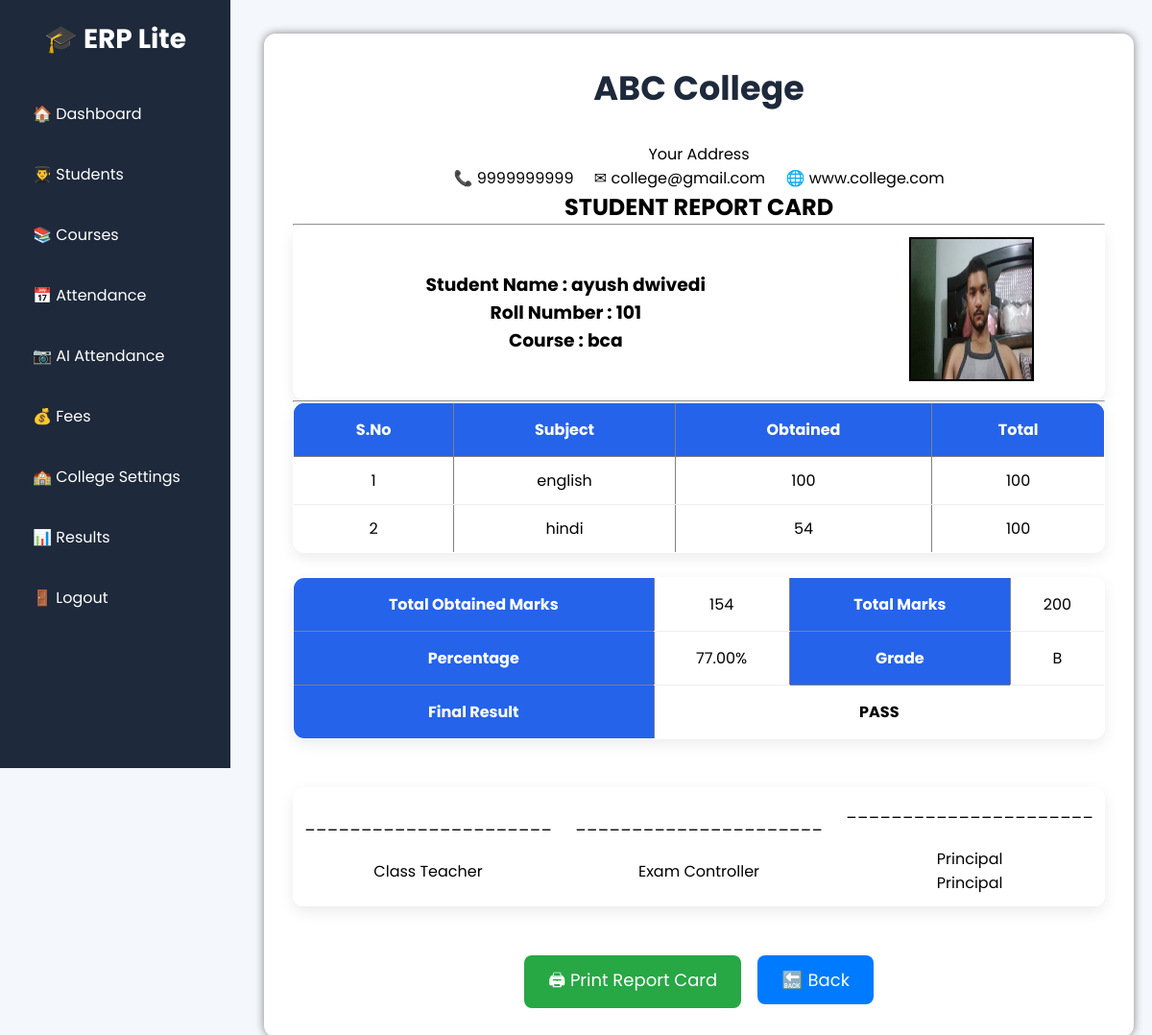
The page /view-result/1 (signed in) on the database its author committed.
### tables this page shows
CREATE TABLE college_settings(

    id INTEGER PRIMARY KEY,

    college_name TEXT,

    address TEXT,

    phone TEXT,

    email TEXT,

    website TEXT,

    principal_name TEXT,

    logo TEXT

);

CREATE TABLE results(
    id INTEGER PRIMARY KEY AUTOINCREMENT,
    student_name TEXT,
    roll TEXT,
    course TEXT,
    obtained_marks INTEGER,
    total_marks INTEGER,
    percentage REAL,
    grade TEXT,
    result TEXT
);

CREATE TABLE students(
    id INTEGER PRIMARY KEY AUTOINCREMENT,
    name TEXT,
    roll TEXT UNIQUE,
    course TEXT,
    mobile TEXT,
    email TEXT,
    photo TEXT,
    face_encoding BLOB
);

CREATE TABLE result_subjects(
    id INTEGER PRIMARY KEY AUTOINCREMENT,
    result_id INTEGER,
    subject_name TEXT,
    marks INTEGER,
    max_marks INTEGER,
    FOREIGN KEY(result_id) REFERENCES results(id)
);

### app.py (the view, shortened to what this page needs)
@app.route("/view-result/<int:id>")
def view_result(id):
    if "user" not in session:
        return redirect(url_for("home"))
    connection = sqlite3.connect("college.db")
    cursor = connection.cursor()
    cursor.execute(
        "SELECT * FROM results WHERE id=?",
        (id,)
    )
    result = cursor.fetchone()
    cursor.execute(
        """
        SELECT subject_name, marks, max_marks
        FROM result_subjects
        WHERE result_id=?
        """,
        (id,)
    )
    subjects = cursor.fetchall()
    cursor.execute(
        """
        SELECT *
        FROM students
        WHERE roll=?
        """,
        (result[2],)
    )
    student = cursor.fetchone()
    cursor.execute(
        """
        SELECT *
        FROM college_settings
        WHERE id=1
        """
    )
    college = cursor.fetchone()
    connection.close()
    return render_template(
        "view_result.html",
        result=result,
        subjects=subjects,
        student=student,
        college=college
    )

### templates/view_result.html (shortened to what this page needs)
<!DOCTYPE html>
<html lang="en">
<head>
    <link rel="stylesheet" href="{{ url_for('static', filename='style.css') }}">
</head>
<body>
    <div class="container">
        <div class="sidebar">
            <h2>🎓 ERP Lite</h2>
            <a href="/dashboard">🏠 Dashboard</a>
            <a href="/students">👨‍🎓 Students</a>
            <a href="/courses">📚 Courses</a>
            <a href="/attendance">📅 Attendance</a>
            <a href="/camera">📷 AI Attendance</a>
            <a href="/fees">💰 Fees</a>
            <a href="/college-settings">🏫 College Settings</a>
            <a href="/results">📊 Results</a>
            <a href="/logout">🚪 Logout</a>
        </div>
        <div class="content">
            <div style="background:white;
            padding:30px;
            border-radius:12px;
            box-shadow:0px 0px 10px gray;">
                <center>
                    <h1>{{ college[1] }}</h1>
                    <p>
                        {{ college[2] }}
                    </p>
                    <p>
                        📞 {{ college[3] }}
                        &nbsp;&nbsp;&nbsp;
                        ✉ {{ college[4] }}
                        &nbsp;&nbsp;&nbsp;
                        🌐 {{ college[5] }}
                    </p>
                    <h2>STUDENT REPORT CARD</h2>
                </center>
                <hr>
                <table width="100%">
                    <tr>
                        <td>
                            <h3>
                                Student Name :
                                {{ result[1] }}
                            </h3>
                            <h3>
                                Roll Number :
                                {{ result[2] }}
                            </h3>
                            <h3>
                                Course :
                                {{ result[3] }}
                            </h3>
                        </td>
                        <td align="right">
                            {% if student and student[6] %}
                            <img src="{{ url_for('static', filename='uploads/' + student[6]) }}" width="130"
                                height="150" style="border:2px solid black;">
                            {% endif %}
                        </td>
                    </tr>
                </table>
                <hr>
                <table border="1" width="100%" cellpadding="12" style="border-collapse:collapse;
                text-align:center;">
                    <tr style="background:#0d6efd;
                    color:white;">
                        <th>S.No</th>
                        <th>Subject</th>
                        <th>Obtained</th>
                        <th>Total</th>
                    </tr>
                    {% for s in subjects %}
                    <tr>
                        <td>{{ loop.index }}</td>
                        <td>{{ s[0] }}</td>
                        <td>{{ s[1] }}</td>
                        <td>{{ s[2] }}</td>
                    </tr>
                    {% endfor %}
                                    </table>
                                    <br>
                                    <table border="1" width="100%" cellpadding="10" style="border-collapse:collapse;">
                                        <tr>
                                            <th>Total Obtained Marks</th>
                                            <td>{{ result[4] }}</td>
                                            <th>Total Marks</th>
                                            <td>{{ result[5] }}</td>
                                        </tr>
                                        <tr>
                                            <th>Percentage</th>
                                            <td>{{ "%.2f"|format(result[6]) }}%</td>
                                            <th>Grade</th>
                                            <td>{{ result[7] }}</td>
                                        </tr>
                                        <tr>
                                            <th>Final Result</th>
                                            <td colspan="3">
                                                <b>{{ result[8] }}</b>
                                            </td>
                                        </tr>
                                    </table>
                                    <br><br>
                                    <table width="100%">
                                        <tr>
                                            <td align="left">
                                                ______________________
                                                <br><br>
                                                Class Teacher
                                            </td>
                                            <td align="center">
                                                ______________________
                                                <br><br>
                                                Exam Controller
                                            </td>
                                            <td align="right">
                                                ______________________
                                                <br><br>
                                                {{ college[6] }}
                                                <br>
                                                Principal
                                            </td>
                                        </tr>
                                    </table>
                                    <br><br>
                                    <center>
                                        <button onclick="window.print()" style="padding:12px 25px;
                                                            font-size:18px;
                                                            background:#28a745;
                                                            color:white;
                                                            border:none;
                                                            border-radius:8px;
                                                            cursor:pointer;">
                                            🖨 Print Report Card
                                        </button>
                                        <button onclick="window.location.href='/results'" style="padding:12px 25px;
                                                            font-size:18px;
                                                            background:#007bff;
                                                            color:white;
                                                            border:none;
                                                            border-radius:8px;
                                                            cursor:pointer;">
                                            🔙 Back
                                        </button>
                                    </center>
                                    </div>
                                    </div>
                                    </div>
                                    </body>
                                    </html>

### static/style.css (style rules this page uses)
* { margin: 0; padding: 0; box-sizing: border-box; font-family: 'Poppins', sans-serif; }
body { background: #f4f7fc; }
.container { display: flex; }
.sidebar { width: 240px; height: 100vh; background: #1e293b; position: fixed; left: 0; top: 0; overflow: auto; padding: 20px; }
.sidebar h2 { color: white; text-align: center; margin-bottom: 30px; font-size: 28px; }
.sidebar a { display: block; color: white; text-decoration: none; padding: 14px; margin-bottom: 10px; border-radius: 10px; transition: .3s; font-size: 16px; }
.content { margin-left: 240px; width: 100%; padding: 35px; }
.content h1 { color: #1e293b; margin-bottom: 30px; font-size: 35px; }
table { width: 100%; background: white; border-radius: 12px; overflow: hidden; border-collapse: collapse; box-shadow: 0 5px 15px rgba(0, 0, 0, .08); }
table th { background: #2563eb; color: white; padding: 15px; }
table td { padding: 12px; border-bottom: 1px solid #eee; text-align: center; }
button { background: #2563eb; color: white; border: none; padding: 12px 25px; border-radius: 8px; cursor: pointer; transition: .3s; }

### rows shown on the page
college_settings: college_name "ABC College", address "Your Address", phone "9999999999", email "college@gmail.com", website "www.college.com", principal_name "Principal"
results: student_name "ayush dwivedi", roll "101", course "bca", obtained_marks "154", total_marks "200", percentage "77.00", grade "B", result "PASS"
students: photo (picture)
result_subjects: subject_name "english", marks "100", max_marks "100"
result_subjects: subject_name "hindi", marks "54", max_marks "100"
